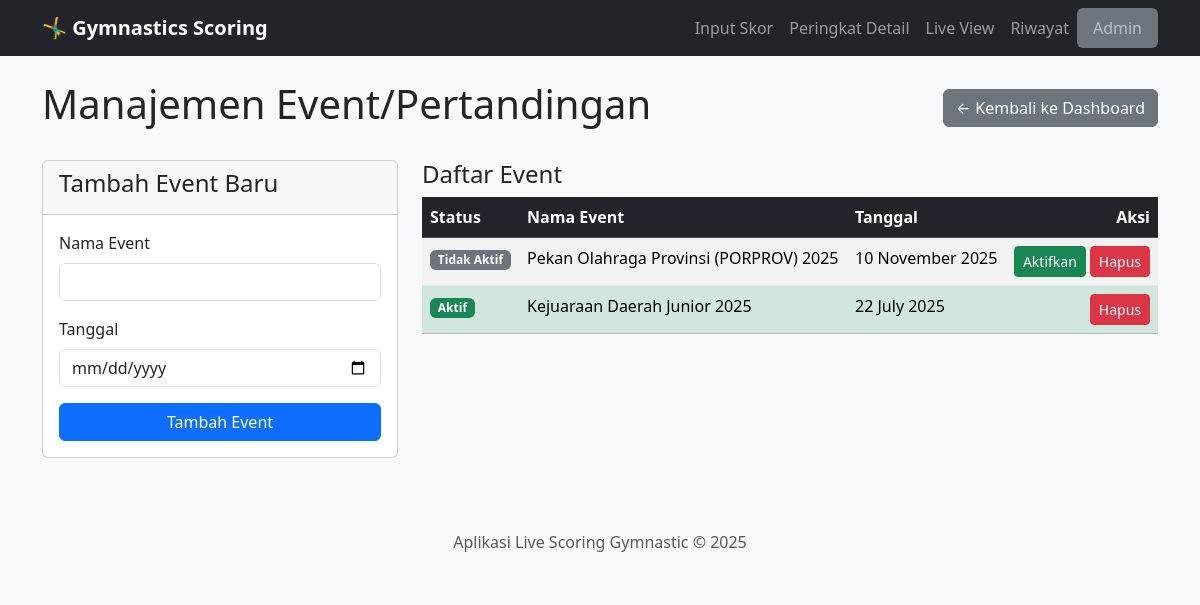
Page /admin/manage/event on the earlier database version.
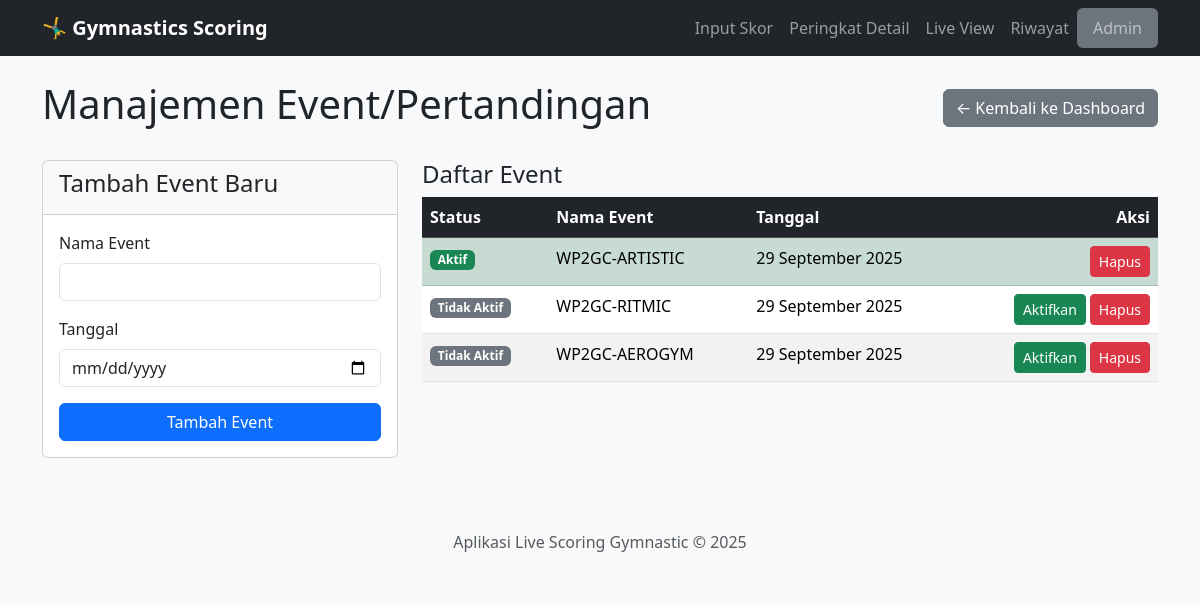
Same page on the later database version.
### app.py (models this page shows)
class Event(db.Model):
    id = db.Column(db.Integer, primary_key=True)
    nama = db.Column(db.String(200), nullable=False)
    tanggal = db.Column(db.Date, nullable=False)
    is_active = db.Column(db.Boolean, default=False, nullable=False)

### app.py (the view, shortened to what this page needs)
@app.route('/admin/manage/event', methods=['GET', 'POST'])
def admin_manage_event():
    return render_template('admin_manage_event.html', events=Event.query.order_by(Event.tanggal.desc()).all())

### templates/admin_manage_event.html (shortened to what this page needs)
{% extends 'layout.html' %}
{% block content %}
<div class="d-flex justify-content-between align-items-center mb-4">
    <h1>Manajemen Event/Pertandingan</h1>
    <a href="{{ url_for('admin_dashboard') }}" class="btn btn-secondary">&larr; Kembali ke Dashboard</a>
</div>
<div class="row">
    <div class="col-md-4">
        <div class="card">
            <div class="card-header"><h4>Tambah Event Baru</h4></div>
            <div class="card-body">
                <form action="{{ url_for('admin_manage_event') }}" method="post">
                    <div class="mb-3"><label class="form-label">Nama Event</label><input type="text" class="form-control" name="nama" required></div>
                    <div class="mb-3"><label class="form-label">Tanggal</label><input type="date" class="form-control" name="tanggal" required></div>
                    <button type="submit" class="btn btn-primary w-100">Tambah Event</button>
                </form>
            </div>
        </div>
    </div>
    <div class="col-md-8">
        <h4>Daftar Event</h4>
        <table class="table table-striped">
            <thead class="table-dark"><tr><th>Status</th><th>Nama Event</th><th>Tanggal</th><th class="text-end">Aksi</th></tr></thead>
            <tbody>
            {% for event in events %}
                <tr class="{{ 'table-success' if event.is_active else '' }}">
                    <td>{% if event.is_active %}<span class="badge bg-success">Aktif</span>{% else %}<span class="badge bg-secondary">Tidak Aktif</span>{% endif %}</td>
                    <td>{{ event.nama }}</td>
                    <td>{{ event.tanggal.strftime('%d %B %Y') }}</td>
                    <td class="text-end d-flex gap-1 justify-content-end">
                        {% if not event.is_active %}
                        <form action="{{ url_for('admin_activate_event', event_id=event.id) }}" method="post"><button class="btn btn-sm btn-success">Aktifkan</button></form>
                        {% endif %}
                        <form action="{{ url_for('admin_delete_event', event_id=event.id) }}" method="post" onsubmit="return confirm('Yakin menghapus event ini? SEMUA PESERTA DAN SKOR di dalamnya akan hilang.');"><button class="btn btn-sm btn-danger">Hapus</button></form>
                    </td>
                </tr>
            {% else %}
                <tr><td colspan="4" class="text-center">Belum ada event.</td></tr>
            {% endfor %}
            </tbody>
        </table>
    </div>
</div>
{% endblock %}

### templates/layout.html (shortened to what this page needs)
<!doctype html>
<html lang="id">
<head>
    <link href="https://cdn.jsdelivr.net/npm/bootstrap@5.3.3/dist/css/bootstrap.min.css" rel="stylesheet">
    <link rel="stylesheet" href="{{ url_for('static', filename='css/style.css') }}">
</head>
<body>
    <nav class="navbar navbar-expand-lg navbar-dark bg-dark">
        <div class="container">
            <a class="navbar-brand" href="{{ url_for('input_skor') }}">🤸‍♂️ Gymnastics Scoring</a>
            <div class="collapse navbar-collapse" id="navbarNav">
                <ul class="navbar-nav ms-auto">
                    <li class="nav-item"><a class="nav-link" href="{{ url_for('input_skor') }}">Input Skor</a></li>
                    <li class="nav-item"><a class="nav-link" href="{{ url_for('peringkat') }}">Peringkat Detail</a></li>
                    <li class="nav-item"><a class="nav-link" href="{{ url_for('live_view') }}" target="_blank">Live View</a></li>
                    <li class="nav-item"><a class="nav-link" href="{{ url_for('riwayat') }}">Riwayat</a></li>
                    <li class="nav-item"><a class="nav-link bg-secondary rounded px-3" href="{{ url_for('admin_dashboard') }}">Admin</a></li>
                </ul>
            </div>
        </div>
    </nav>
    <main class="container mt-4">
        {% block content %}{% endblock %}
    </main>
    <footer class="text-center text-muted py-4 mt-5 bg-light">
        Aplikasi Live Scoring Gymnastic &copy; 2025
    </footer>
</body>
</html>

### static/css/style.css (style rules this page uses)
body { background-color: #f8f9fa; }
.navbar-brand { font-weight: bold; }
.card-header { font-weight: 500; }

Differences in the rows shown:
removed Event: is_active "Tidak Aktif", nama "Pekan Olahraga Provinsi (PORPROV) 2025", tanggal "10 November 2025"
removed Event: is_active "Aktif", nama "Kejuaraan Daerah Junior 2025", tanggal "22 July 2025"
added Event: is_active "Aktif", nama "WP2GC-ARTISTIC", tanggal "29 September 2025"
added Event: is_active "Tidak Aktif", nama "WP2GC-RITMIC", tanggal "29 September 2025"
added Event: is_active "Tidak Aktif", nama "WP2GC-AEROGYM", tanggal "29 September 2025"
